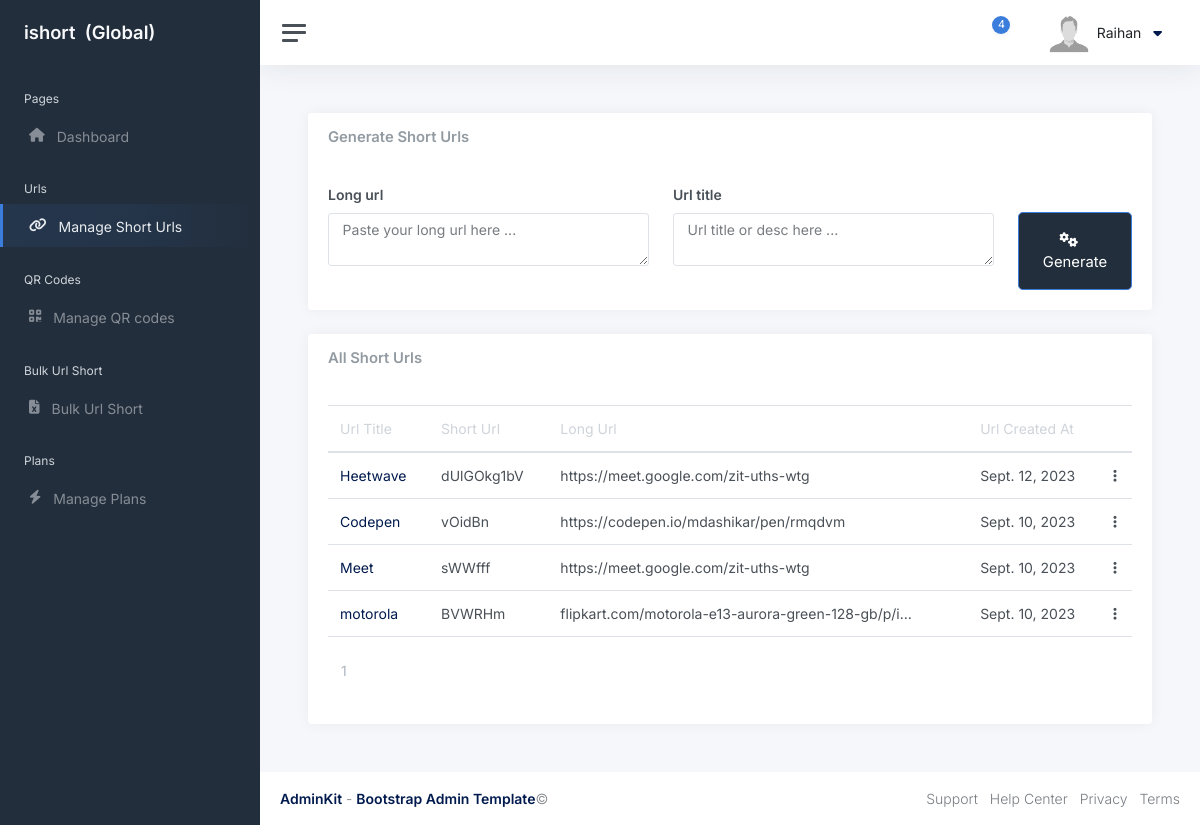
Screenshot of /user/manage-urls/ (signed in) with the database file from the repository.
### core/models.py (models this page shows, shortened)
class User(AbstractUser):
    username = None
    email = models.EmailField(unique=True)
    objects = UserManager()
    USERNAME_FIELD = 'email'
    REQUIRED_FIELDS = []

class Subscription(models.Model):
    user = models.OneToOneField(User, on_delete=models.CASCADE) # one to one relationship
    plan = models.ForeignKey(Plan, on_delete=models.CASCADE)
    used_urls = models.PositiveIntegerField(default = 0)
    used_qrs = models.PositiveBigIntegerField(default = 0)
    expires_at = models.DateTimeField(null = True, blank = True)
    razorpay_payment_id = models.CharField(max_length=250, null=True, blank=True)
    def get_subscription_details(request):
        subscription_obj = Subscription.objects.get(user = request.user)
        return subscription_obj.plan

class Plan(models.Model):
    name = models.CharField(max_length=50, verbose_name='Plan Name')
    price = models.FloatField(default=0.0, verbose_name='Plan Price')
    duration = models.IntegerField(default=365, verbose_name='Plan Duration in Day')
    number_url = models.BigIntegerField(default = 0, verbose_name='Number of urls')
    number_qr = models.BigIntegerField(default = 0, verbose_name='Number of qr codes')
    api_access = models.BooleanField(default = False)
    bulk_url_short = models.BooleanField(default=False)
    details = models.TextField(verbose_name='Plan Details')
    subs_count = models.BigIntegerField(default=0, verbose_name='Plan Subscribe Count')
    created_at = models.DateField(auto_now=True)
    updated_at = models.DateField(auto_now=True)
    def __str__(self):
        return self.name

### functions/models.py (models this page shows, shortened)
class Url(models.Model):
    user = models.ForeignKey(User, on_delete=models.SET_NULL, null=True)
    short_url = models.CharField(max_length = 20, blank=True, verbose_name="Short Url Auto Generated")
    long_url = models.TextField(verbose_name="Long Url")
    url_title = models.CharField(max_length=100, verbose_name="Url Title")
    url_hit_count = models.PositiveIntegerField(default=0, verbose_name="Url Hit Count")
    url_created_at = models.DateField(auto_now=True)
    url_updated_at = models.DateField(auto_now=True)

### core/views.py (the view)
# urls.py: path('user/manage-urls/', manage_urls, name="Manage_Urls"),
@login_required(login_url='account_login')
def manage_urls(request):
    subscrption = Subscription.objects.get(user = request.user)
    now = timezone.now()
    if subscrption.expires_at < now:
        messages.error(request, f"dear, {request.user} your plan has been expired, Subscribe a new plan to continue our services.")
    if subscrption.used_urls < subscrption.plan.number_url:
        if request.method == "POST":
            long_url = request.POST['long_url']
            url_title = request.POST['url_title']
            url_create = Url.objects.create(
                user = request.user,
                long_url = long_url,
                url_title = url_title,
            )
            if url_create:
                subscrption.used_urls += 1
                subscrption.save()
                messages.success(request, f"Short url of {url_title} is created successfully.")
                return redirect('core:Manage_Urls')
            else:
                messages.error(request, f"Short url of {url_title} is not create yet, due to some issues!")
                return redirect('core:Manage_Urls')
    else:
        messages.error(request, format_html(f"Dear, {request.user} you have reached your limit as your active plan, if you want to access more of our features then subscribe our Premium plans from Manage Plans !"))
    url_obj = Url.objects.filter(user = request.user).order_by('-id')
    paginator = Paginator(url_obj, 20)
    page_number = request.GET.get('page')
    page_obj = paginator.get_page(page_number)
    context = {
        'urls': page_obj,
    }
    return render(request, 'Dashboard/manage-urls.html', context)

### core/templates/Dashboard/manage-urls.html (shortened to what this page needs)
{% extends 'Dashboard/base.html' %}
{% block content %}
    <main class="content">
        <div class="container-fluid p-0">
            <div class="row">
                <div class="col-12">
                    <div class="card">
                        <div class="card-header">
                            <h5 class="card-title mb-0">Generate Short Urls</h5>
                        </div>
                        <div class="card-body">
                            <form method="POST">
                                <div class="row">
                                    <div class="col-lg-5 col-md-6 mb-3">
                                        <div class="">
                                          <label for="longurl" class="form-label"><b>Long url</b></label>
                                          <textarea class="form-control" name="long_url" id="longurl" row="3" placeholder="Paste your long url here ..." required></textarea>
                                        </div>
                                    </div>
                                    <div class="col-lg-5 col-md-6">
                                        <div class="">
                                          <label for="urltitle" class="form-label"><b>Url title</b></label>
                                          <textarea class="form-control" name="url_title" id="urltitle" row="3" placeholder="Url title or desc here ..." required></textarea>
                                        </div>
                                    </div>
                                    <div class="col-lg-2 col-md-6">
                                        <div class="d-grid gap-2">
                                          <button type="submit" class="btn btn-primary btn-lg p-3" style="margin-top:28px"><i class="fa-solid fa-gears"></i>&nbsp &nbsp Generate</button>
                                        </div>
                                    </div>
                                </div>
                            </form>
                        </div>
                    </div>
                </div>
            </div>
            <div class="row">
                <div class="col-12">
                    <div class="card">
                        <div class="card-header">
                            <h5 class="card-title mb-0">All Short Urls</h5>
                        </div>
                        <div class="card-body" style="overflow-x: scroll;">
                            <table class="table mb-3">
                                <thead>
                                  <tr>
                                    <th scope="col">Url Title</th>
                                    <th scope="col">Short Url</th>
                                    <th scope="col">Long Url</th>
                                    <th scope="col">Url Created At</th>
                                    <th></th>
                                  </tr>
                                </thead>
                                <tbody>
                                    {% if urls %}
                                        {% for url in urls %}
                                        <tr>
                                            <th scope="row">{{url.url_title}}</th>
                                            <td>{{url.short_url}}</td>
                                            <td>{{url.long_url|truncatechars:50}}</td>
                                            <td>{{url.url_created_at}}</td>
                                            <td>
                                                <a class="nav-link" href="#" id="navbarDropdown" role="button" data-bs-toggle="dropdown" aria-expanded="false">
                                                    <i class="fa-solid fa-ellipsis-vertical"></i>
                                                </a>
                                            </td>
                                          </tr>
                                        {% endfor %}
                                    {% endif %}
                                </tbody>
                            </table>
                            <nav aria-label="Page navigation example">
                                <ul class="pagination">
                                        <li class="page-item"><a class="page-link" href="#">{{urls.number}}</a></li>
                                </ul>
                            </nav>
                        </div>
                    </div>
                </div>
            </div>
        </div>
    </main>
{% endblock content %}

### core/templates/Dashboard/base.html (shortened to what this page needs)
{% load static %}
<!DOCTYPE html>
<html lang="en">
<head>
	<link rel="stylesheet" href="https://cdnjs.cloudflare.com/ajax/libs/font-awesome/6.4.2/css/all.min.css">
	<link href="https://cdn.jsdelivr.net/npm/bootstrap@5.0.2/dist/css/bootstrap.min.css" rel="stylesheet">
	<link href="{% static 'User/css/app-light.css' %}" rel="stylesheet">
	<link href="{% static 'User/css/app.css' %}" rel="stylesheet">
</head>
<body>
	<div class="wrapper">
		<nav id="sidebar" class="sidebar js-sidebar">
			<div class="sidebar-content js-simplebar">
				<a class="sidebar-brand" href="index.html">
					<span class="align-middle">ishort &nbsp({{request.user.subscription.get_subscription_details}})</span>
				</a>
				{% with request.resolver_match.url_name as url_name %}
				<ul class="sidebar-nav">
					<li class="sidebar-header">
						Pages
					</li>
					<li class="sidebar-item {% if url_name == 'User_Dashboard' %} active {% endif %}">
						<a class="sidebar-link" href="{% url 'core:User_Dashboard' %}"><i class="fa-solid fa-house"></i><span class="align-middle">Dashboard</span></a>
					</li>
					<li class="sidebar-header">
						Urls
					</li>
					<li class="sidebar-item {% if url_name == 'Manage_Urls' %} active {% endif %}">
						<a class="sidebar-link" href="{% url 'core:Manage_Urls' %}"><i class="fa-solid fa-link"></i><span class="align-middle">Manage Short Urls</span></a>
					</li>
					<li class="sidebar-header">
						QR Codes
					</li>
					<li class="sidebar-item {% if url_name == 'Manage_QR_codes' %} active {% endif %}">
						<a class="sidebar-link" href="{% url 'core:Manage_QR_codes' %}"><i class="fa-solid fa-qrcode"></i><span class="align-middle">Manage QR codes</span></a>
					</li>
					<li class="sidebar-header">
						Bulk Url Short
					</li>
					<li class="sidebar-item {% if url_name == 'Bulk_Url_Short' %} active {% endif %}">
						<a class="sidebar-link" href="{% url 'core:Bulk_Url_Short' %}"><i class="fa-solid fa-file-excel"></i><span class="align-middle">Bulk Url Short</span></a>
					</li>
					<li class="sidebar-header">
						Plans
					</li>
					<li class="sidebar-item {% if url_name == 'Manage_Plan' %} active {% endif %}">
						<a class="sidebar-link" href="{% url 'core:Manage_Plan' %}"><i class="fa-solid fa-bolt"></i><span class="align-middle">Manage Plans</span></a>
					</li>
				</ul>
				{% endwith %}
			</div>
		</nav>
		<div class="main">
			<nav class="navbar navbar-expand navbar-light navbar-bg">
				<a class="sidebar-toggle js-sidebar-toggle">
					<i class="hamburger align-self-center"></i>
				</a>
				<div class="navbar-collapse collapse">
					<ul class="navbar-nav navbar-align">
						<li class="nav-item dropdown">
							<a class="nav-icon dropdown-toggle" href="#" id="alertsDropdown" data-bs-toggle="dropdown">
								<div class="position-relative">
									<span class="indicator">4</span>
								</div>
							</a>
						</li>
						<li class="nav-item dropdown">
							<a class="nav-icon dropdown-toggle" href="#" id="messagesDropdown" data-bs-toggle="dropdown">
							</a>
						</li>
						<li class="nav-item dropdown">
							<a class="nav-link d-none d-sm-inline-block" href="#" data-bs-toggle="dropdown">
								<img class="avatar img-fluid rounded me-1" alt="{{request.user.first_name}}" /> <span class="text-dark">{{request.user.first_name}}</span>
								<i class="fa-solid fa-caret-down mx-2"></i>
							</a>
						</li>
					</ul>
				</div>
			</nav>
            {% block content %}
            {% endblock content %}
            <footer class="footer">
				<div class="container-fluid">
					<div class="row text-muted">
						<div class="col-6 text-start">
							<p class="mb-0">
								<a class="text-muted" href="https://adminkit.io/" target="_blank"><strong>AdminKit</strong></a> - <a class="text-muted" href="https://adminkit.io/" target="_blank"><strong>Bootstrap Admin Template</strong></a>&copy;
							</p>
						</div>
						<div class="col-6 text-end">
							<ul class="list-inline">
								<li class="list-inline-item">
									<a class="text-muted" href="https://adminkit.io/" target="_blank">Support</a>
								</li>
								<li class="list-inline-item">
									<a class="text-muted" href="https://adminkit.io/" target="_blank">Help Center</a>
								</li>
								<li class="list-inline-item">
									<a class="text-muted" href="https://adminkit.io/" target="_blank">Privacy</a>
								</li>
								<li class="list-inline-item">
									<a class="text-muted" href="https://adminkit.io/" target="_blank">Terms</a>
								</li>
							</ul>
						</div>
					</div>
				</div>
			</footer>
		</div>
	</div>
</body>
</html>

### core/templates/Dashboard/manage-urls.html (style rules this page uses)
.btn { background: #222e3c; }

### core/templates/Dashboard/base.html (style rules this page uses)
.btn { background: #222e3c; }

### rows the page displays
User: user.subscription.get_subscription_details "Global", user.first_name "Raihan"
Url: url_title "Heetwave", short_url "dUlGOkg1bV", long_url "https://meet.google.com/zit-uths-wtg", url_created_at "Sept. 12, 2023"
Url: url_title "Codepen", short_url "vOidBn", long_url "https://codepen.io/mdashikar/pen/rmqdvm", url_created_at "Sept. 10, 2023"
Url: url_title "Meet", short_url "sWWfff", long_url "https://meet.google.com/zit-uths-wtg", url_created_at "Sept. 10, 2023"
Url: url_title "motorola", short_url "BVWRHm", long_url "flipkart.com/motorola-e13-aurora-green-128-gb/p/i…", url_created_at "Sept. 10, 2023"

### other values shown
{{ urls.number }} "1"
